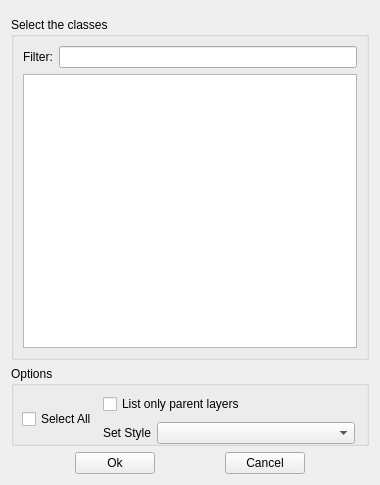
<?xml version="1.0" encoding="UTF-8"?>
<ui version="4.0">
 <author>Ten Borba</author>
 <class>LoadByClass</class>
 <widget class="QWidget" name="LoadByClass">
  <property name="geometry">
   <rect>
    <x>0</x>
    <y>0</y>
    <width>380</width>
    <height>485</height>
   </rect>
  </property>
  <property name="sizePolicy">
   <sizepolicy hsizetype="Minimum" vsizetype="Minimum">
    <horstretch>0</horstretch>
    <verstretch>0</verstretch>
   </sizepolicy>
  </property>
  <property name="minimumSize">
   <size>
    <width>380</width>
    <height>0</height>
   </size>
  </property>
  <property name="maximumSize">
   <size>
    <width>1000</width>
    <height>1000</height>
   </size>
  </property>
  <property name="windowTitle">
   <string>Load by Class</string>
  </property>
  <layout class="QGridLayout" name="gridLayout_4">
   <item row="0" column="0">
    <widget class="ConnectionWidget" name="widget" native="true"/>
   </item>
   <item row="1" column="0">
    <layout class="QGridLayout" name="gridLayout_3">
     <item row="0" column="0">
      <widget class="QGroupBox" name="groupBox">
       <property name="title">
        <string>Select the classes</string>
       </property>
       <layout class="QGridLayout" name="gridLayout">
        <item row="0" column="0">
         <widget class="QLabel" name="label">
          <property name="text">
           <string>Filter:</string>
          </property>
         </widget>
        </item>
        <item row="0" column="1">
         <widget class="QLineEdit" name="filterEdit"/>
        </item>
        <item row="1" column="0" colspan="2">
         <layout class="QHBoxLayout" name="horizontalLayout_3">
          <item>
           <widget class="QListWidget" name="classesListWidget">
            <property name="selectionMode">
             <enum>QAbstractItemView::MultiSelection</enum>
            </property>
           </widget>
          </item>
         </layout>
        </item>
       </layout>
      </widget>
     </item>
    </layout>
   </item>
   <item row="2" column="0">
    <layout class="QGridLayout" name="gridLayout_2">
     <item row="0" column="0">
      <widget class="QGroupBox" name="groupBox_3">
       <property name="sizePolicy">
        <sizepolicy hsizetype="Preferred" vsizetype="Preferred">
         <horstretch>0</horstretch>
         <verstretch>0</verstretch>
        </sizepolicy>
       </property>
       <property name="minimumSize">
        <size>
         <width>350</width>
         <height>80</height>
        </size>
       </property>
       <property name="maximumSize">
        <size>
         <width>360</width>
         <height>100</height>
        </size>
       </property>
       <property name="title">
        <string>Options</string>
       </property>
       <widget class="QWidget" name="layoutWidget">
        <property name="geometry">
         <rect>
          <x>11</x>
          <y>26</y>
          <width>333</width>
          <height>55</height>
         </rect>
        </property>
        <layout class="QHBoxLayout" name="horizontalLayout_2">
         <item>
          <layout class="QVBoxLayout" name="verticalLayout">
           <item>
            <widget class="QCheckBox" name="selectAllCheck">
             <property name="text">
              <string>Select All</string>
             </property>
            </widget>
           </item>
          </layout>
         </item>
         <item>
          <layout class="QVBoxLayout" name="verticalLayout_2">
           <item>
            <widget class="QCheckBox" name="onlyParentsCheckBox">
             <property name="sizePolicy">
              <sizepolicy hsizetype="MinimumExpanding" vsizetype="Fixed">
               <horstretch>0</horstretch>
               <verstretch>0</verstretch>
              </sizepolicy>
             </property>
             <property name="minimumSize">
              <size>
               <width>100</width>
               <height>0</height>
              </size>
             </property>
             <property name="text">
              <string>List only parent layers</string>
             </property>
            </widget>
           </item>
           <item>
            <layout class="QHBoxLayout" name="horizontalLayout">
             <item>
              <widget class="QLabel" name="label_2">
               <property name="sizePolicy">
                <sizepolicy hsizetype="Fixed" vsizetype="Fixed">
                 <horstretch>0</horstretch>
                 <verstretch>0</verstretch>
                </sizepolicy>
               </property>
               <property name="text">
                <string>Set Style</string>
               </property>
              </widget>
             </item>
             <item>
              <widget class="QComboBox" name="styleComboBox">
               <property name="sizePolicy">
                <sizepolicy hsizetype="MinimumExpanding" vsizetype="Fixed">
                 <horstretch>0</horstretch>
                 <verstretch>0</verstretch>
                </sizepolicy>
               </property>
               <property name="minimumSize">
                <size>
                 <width>100</width>
                 <height>0</height>
                </size>
               </property>
              </widget>
             </item>
            </layout>
           </item>
          </layout>
         </item>
        </layout>
       </widget>
      </widget>
     </item>
    </layout>
   </item>
   <item row="3" column="0">
    <layout class="QHBoxLayout" name="horizontalLayout_9">
     <item>
      <spacer name="horizontalSpacer_14">
       <property name="orientation">
        <enum>Qt::Horizontal</enum>
       </property>
       <property name="sizeHint" stdset="0">
        <size>
         <width>40</width>
         <height>20</height>
        </size>
       </property>
      </spacer>
     </item>
     <item>
      <widget class="QPushButton" name="pushButtonOk">
       <property name="text">
        <string>Ok</string>
       </property>
      </widget>
     </item>
     <item>
      <spacer name="horizontalSpacer_15">
       <property name="orientation">
        <enum>Qt::Horizontal</enum>
       </property>
       <property name="sizeHint" stdset="0">
        <size>
         <width>40</width>
         <height>20</height>
        </size>
       </property>
      </spacer>
     </item>
     <item>
      <widget class="QPushButton" name="pushButtonCancel">
       <property name="text">
        <string>Cancel</string>
       </property>
      </widget>
     </item>
     <item>
      <spacer name="horizontalSpacer_16">
       <property name="orientation">
        <enum>Qt::Horizontal</enum>
       </property>
       <property name="sizeHint" stdset="0">
        <size>
         <width>40</width>
         <height>20</height>
        </size>
       </property>
      </spacer>
     </item>
    </layout>
   </item>
  </layout>
 </widget>
 <customwidgets>
  <customwidget>
   <class>ConnectionWidget</class>
   <extends>QWidget</extends>
   <header>DsgTools.gui.CustomWidgets.connectionWidget.h</header>
   <container>1</container>
  </customwidget>
 </customwidgets>
 <resources/>
 <connections/>
 <slots>
  <signal>signal1()</signal>
  <slot>carregaSpatialite()</slot>
 </slots>
</ui>
